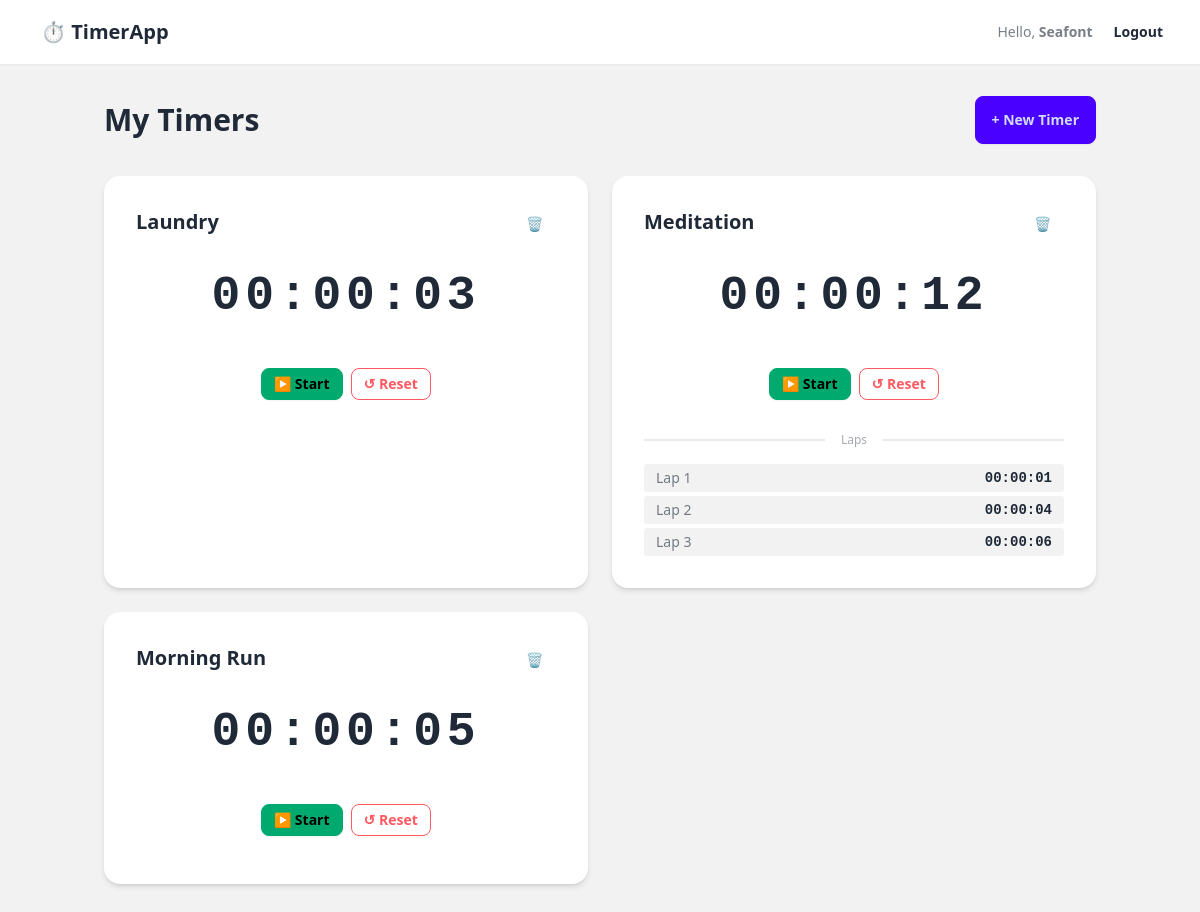
The app's page / (signed in) with its own data.
### timers/models.py (models this page shows, shortened)
class Timer(models.Model):
    user = models.ForeignKey(User, on_delete=models.CASCADE, related_name='timers')
    name = models.CharField(max_length=100, default='My Timer')
    elapsed_seconds = models.PositiveIntegerField(default=0)
    is_running = models.BooleanField(default=False)
    created_at = models.DateTimeField(auto_now_add=True)
    updated_at = models.DateTimeField(auto_now=True)
    class Meta:
        ordering = ['-created_at']
    def formatted_time(self):
        hours, remainder = divmod(self.elapsed_seconds, 3600)
        minutes, seconds = divmod(remainder, 60)
        return f'{hours:02d}:{minutes:02d}:{seconds:02d}'

class Lap(models.Model):
    timer = models.ForeignKey(Timer, on_delete=models.CASCADE, related_name='laps')
    lap_number = models.PositiveIntegerField()
    elapsed_seconds = models.PositiveIntegerField()
    created_at = models.DateTimeField(auto_now_add=True)
    class Meta:
        ordering = ['lap_number']
    def formatted_time(self):
        hours, remainder = divmod(self.elapsed_seconds, 3600)
        minutes, seconds = divmod(remainder, 60)
        return f'{hours:02d}:{minutes:02d}:{seconds:02d}'

### timers/views.py (the view)
# urls.py: path('', views.dashboard, name='dashboard'),
@login_required
def dashboard(request):
    timers = Timer.objects.filter(user=request.user).prefetch_related('laps')
    return render(request, 'timers/dashboard.html', {'timers': timers})

### templates/timers/dashboard.html (shortened to what this page needs)
{% extends 'base.html' %}
{% block content %}
<div class="flex items-center justify-between mb-8">
  <h1 class="text-3xl font-bold">My Timers</h1>
  <button class="btn btn-primary"
          onclick="document.getElementById('create_modal').showModal()">
    + New Timer
  </button>
</div>
<div id="timer-list"
     class="grid grid-cols-1 md:grid-cols-2 xl:grid-cols-3 gap-6">
  {% for timer in timers %}
    {% include 'timers/partials/timer_card.html' %}
  {% empty %}
    <div class="col-span-full text-center py-20 text-base-content/40">
      <p class="text-5xl mb-4">⏱</p>
      <p class="text-xl">No timers yet. Create your first one!</p>
    </div>
  {% endfor %}
</div>
{% endblock %}

### templates/base.html (shortened to what this page needs)
<!DOCTYPE html>
<html lang="en" data-theme="light">
<head>
  <link href="https://cdn.jsdelivr.net/npm/daisyui@4.12.10/dist/full.min.css"
        rel="stylesheet" type="text/css" />
  <script src="https://cdn.tailwindcss.com"></script>
</head>
<body class="min-h-screen bg-base-200" hx-headers='{"X-CSRFToken": "{{ csrf_token }}"}'>
  <nav class="navbar bg-base-100 shadow-sm px-6">
    <div class="flex-1">
      <a href="{% url 'timers:dashboard' %}" class="btn btn-ghost text-xl font-bold">
        ⏱ TimerApp
      </a>
    </div>
    <div class="flex-none gap-2">
      {% if user.is_authenticated %}
        <span class="text-sm text-base-content/60">Hello, <strong>{{ user.username }}</strong></span>
        <form method="post" action="{% url 'accounts:logout' %}">
          <button type="submit" class="btn btn-ghost btn-sm">Logout</button>
        </form>
      {% else %}
        <a href="{% url 'accounts:login' %}" class="btn btn-ghost btn-sm">Login</a>
        <a href="{% url 'accounts:register' %}" class="btn btn-primary btn-sm">Register</a>
      {% endif %}
    </div>
  </nav>
  <main class="container mx-auto px-4 py-8">
    {% block content %}{% endblock %}
  </main>
</body>
</html>

### templates/timers/partials/timer_card.html (shortened to what this page needs)
<div id="timer-{{ timer.pk }}"
     class="card bg-base-100 shadow-md"
     x-data="{
       running: {{ timer.is_running|yesno:'true,false' }},
       intervalId: null,
       startTicking() {
         if (this.intervalId) return;
         this.intervalId = setInterval(() => {
           if (this.$refs.tick) {
             htmx.trigger(this.$refs.tick, 'tick');
           }
         }, 1000);
       },
       stopTicking() {
         if (this.intervalId) {
           clearInterval(this.intervalId);
           this.intervalId = null;
         }
       }
     }"
     x-init="if (running) startTicking()"
     x-on:htmx:before-cleanup.window="stopTicking()">
  <div class="card-body gap-4">
    <div class="flex items-start justify-between">
      <div x-data="{ editing: false }" class="flex-1">
        <h2 class="card-title cursor-pointer hover:text-primary transition-colors"
            x-show="!editing"
            @click="editing = true">
          {{ timer.name }}
        </h2>
      </div>
      <button class="btn btn-ghost btn-sm text-error ml-2"
              hx-delete="{% url 'timers:delete' timer.pk %}"
              hx-target="#timer-{{ timer.pk }}"
              hx-swap="outerHTML swap:0.3s"
              hx-confirm="Delete '{{ timer.name }}'?">
        🗑
      </button>
    </div>
    <div id="display-{{ timer.pk }}"
         class="text-5xl font-mono font-bold text-center py-4 tracking-widest tabular-nums">
      {{ timer.formatted_time }}
    </div>
    <div class="flex flex-wrap gap-2 justify-center">
      <button class="btn btn-success btn-sm gap-1"
              x-show="!running"
              hx-post="{% url 'timers:start' timer.pk %}"
              hx-target="#timer-{{ timer.pk }}"
              hx-swap="outerHTML"
              @click="running = true; startTicking()">
        ▶ Start
      </button>
      <button class="btn btn-error btn-sm btn-outline gap-1"
              hx-post="{% url 'timers:reset' timer.pk %}"
              hx-target="#timer-{{ timer.pk }}"
              hx-swap="outerHTML"
              hx-confirm="Reset '{{ timer.name }}'? All laps will be deleted.">
        ↺ Reset
      </button>
    </div>
    <div id="laps-{{ timer.pk }}">
      {% include 'timers/partials/lap_list.html' %}
    </div>
  </div>
</div>

### templates/timers/partials/lap_list.html
{% if timer.laps.all %}
  <div class="divider text-xs text-base-content/40">Laps</div>
  <ul class="space-y-1 max-h-40 overflow-y-auto">
    {% for lap in timer.laps.all %}
      <li class="flex justify-between items-center text-sm bg-base-200 rounded px-3 py-1">
        <span class="text-base-content/60 font-medium">Lap {{ lap.lap_number }}</span>
        <span class="font-mono font-semibold">{{ lap.formatted_time }}</span>
      </li>
    {% endfor %}
  </ul>
{% endif %}

### records on screen
Timer: name "Laundry", formatted_time "00:00:03"
Timer: name "Meditation", formatted_time "00:00:12"
Lap: lap_number "1", formatted_time "00:00:01"
Lap: lap_number "2", formatted_time "00:00:04"
Lap: lap_number "3", formatted_time "00:00:06"
Timer: name "Morning Run", formatted_time "00:00:05"

### other values on screen
{{ user.username }} "Seafont"
